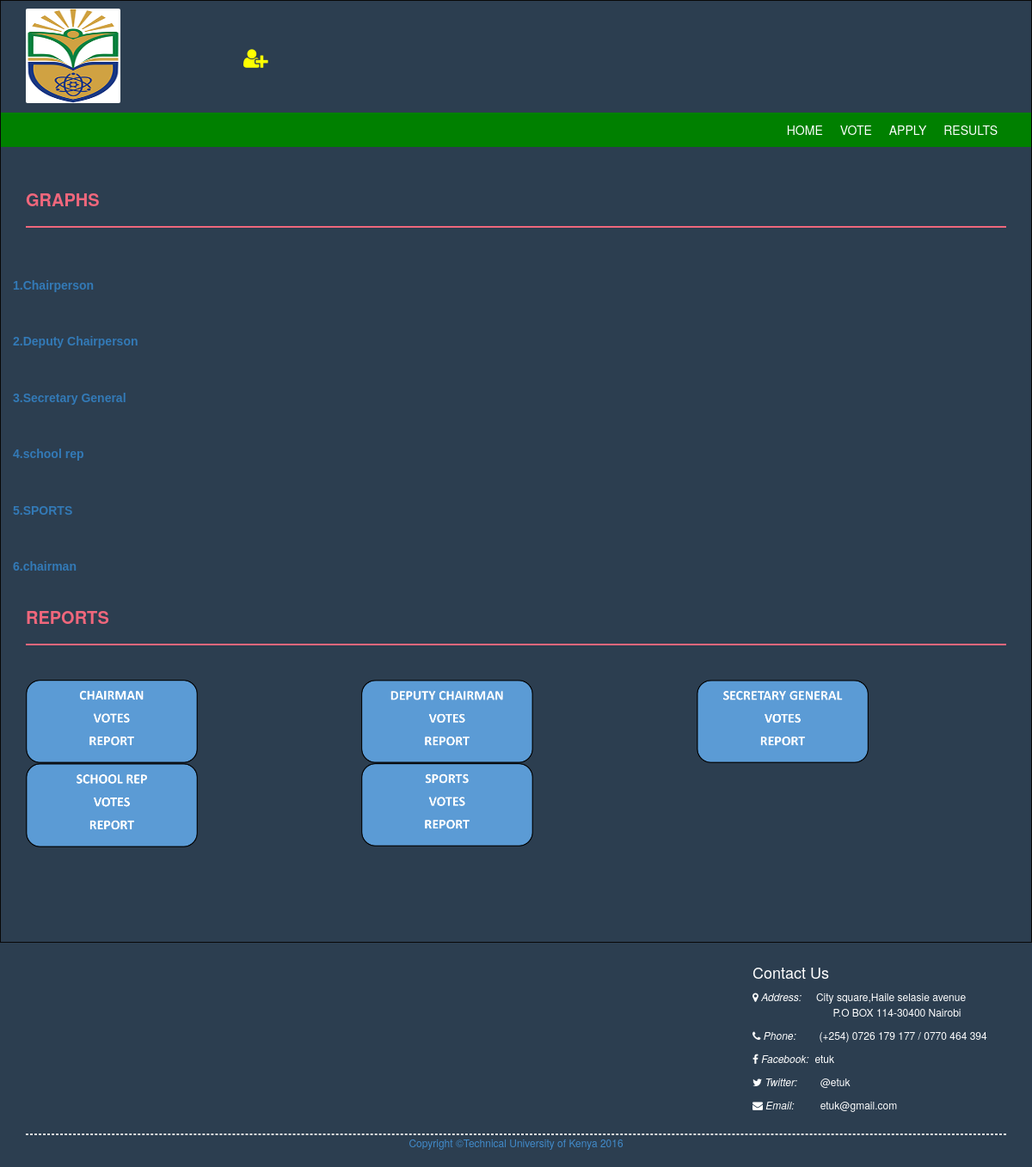
Screenshot of /reports.php (signed in) with the database file from the repository.
### tables this page shows
CREATE TABLE IF NOT EXISTS `posts` (
  `post_id` int(11) NOT NULL AUTO_INCREMENT,
  `post` varchar(70) NOT NULL,
  `class_` varchar(10) NOT NULL,
  PRIMARY KEY (`post_id`)
);

### reports.php (the view, shortened to what this page needs)
<?php
 include"assets/include/header.php";
 ?>
<section class="menu-section" xmlns="http://www.w3.org/1999/html">
        <div class="container">
            <div class="row">
                <div class="col-md-12">
                    <div class="navbar-collapse collapse ">
                    <?php
					 if($role == 0){
						 echo'
                        <ul id="menu-top" class="nav navbar-nav navbar-right">
                            <li><a href="index.php">Home</a></li>
                            <li><a href="election_set.php">election</a></li>
                            <li><a href="member.php">Members</a></li>
                            <li><a href="results.php">Results</a></li>
                            <li><a class="menu-top-active" href="reports.php">REPORTS</a></li>
                        </ul>';
					 }else if($role == 1){
						 echo'
						 <ul id="menu-top" class="nav navbar-nav navbar-right">
                            <li><a class="menu-top-active" href="index.php">Home</a></li>
                            <li><a href="vote.php">Vote</a></li>
                            <li><a href="apply.php">Apply</a></li>
                            <li><a href="results.php">Results</a></li>
                        </ul>';
					}
					?>
                    </div>
                </div>
            </div>
        </div>
    </section>
    <div class="content-wrapper">
        <div class="container">
             <div class="row">
                <div class="col-md-12">
                    <h4 class="page-head-line">GRAPHS</h4>
                </div>
            </div>
            <div class="row ">
               <?php
              $numb = 1;
               $sql = mysql_query("SELECT * from posts");
               while($na = mysql_fetch_array($sql)){
                   echo "<h1><span class='white'><a href='statistics.php?id=".$na['post_id']."'>".$numb.".".$na['post']."</a></span></h1><br>";
                   $numb ++;
               }
               ?>
            </div>
            <div class="row">
                <div class="col-md-12">
                    <h4 class="page-head-line">REPORTS</h4>
                </div>
            </div>
            <div class="row ">
                <div class="col-lg-4 col-md-4 col-sm-4 ">
                    <div class="portfolio-item wow rotateIn animated" data-wow-delay="0.4s">
                    <a href="printpdf.php">
                        <img src="img/chairman.png" width="200" height="200" class="img-responsive " alt="chairman" /></a>
                    </div>
                </div>
                 <div class="col-lg-4 col-md-4 col-sm-4 ">
                    <div class="portfolio-item wow rotateIn animated" data-wow-delay="0.4s">
                    <a href="printpdf2.php">
                        <img src="img/deputychair.png" width="200" height="200" class="img-responsive " alt="chairman" /></a>
                    </div>
                </div>
                 <div class="col-lg-4 col-md-4 col-sm-4 ">
                    <div class="portfolio-item wow rotateIn animated" data-wow-delay="0.4s">
                    <a href="printpdf3.php">
                        <img src="img/secgen.png" width="200" height="200" class="img-responsive " alt="chairman" /></a>
                    </div>
                </div>
                  <div class="col-lg-4 col-md-4 col-sm-4 ">
                    <div class="portfolio-item wow rotateIn animated" data-wow-delay="0.4s">
                    <a href="printpdf4.php">
                        <img src="img/schoolrep.png" width="200" height="200" class="img-responsive " alt="chairman" /></a>
                    </div>
                </div>
                  <div class="col-lg-4 col-md-4 col-sm-4 ">
                    <div class="portfolio-item wow rotateIn animated" data-wow-delay="0.4s">
                    <a href="printpdf5.php">
                        <img src="img/sports.png" width="200" height="200" class="img-responsive " alt="chairman" /></a>
                    </div>
                </div>
            </div>
            <div class="row " style="padding-top: 50px;">
            </div>
        </div>
    </div>
        </div>
	<?php include"assets/include/adminfooter.php";?>
    <link href="assets/css/font-awesome.min.css" rel="stylesheet" />
    <link href="assets/css/animate.css" rel="stylesheet" />
    <link href="assets/css/prettyPhoto.css" rel="stylesheet" />
</body>
</html>

### assets/css/style.css (style rules this page uses)
.content-wrapper { margin-top: 40px; min-height: 600px; padding-bottom: 60px; }
.page-head-line { font-weight: 900; padding-bottom: 20px; border-bottom: 2px solid #F0677C; text-transform: uppercase; color: #F0677C; font-size: 20px; margin-bottom: 40px; }
.menu-section { background-color: green; }
#menu-top a { color: #FFF; text-decoration: none; font-weight: 500; padding: 10px 10px 10px 10px; text-transform: uppercase; }
.menu-top-active { background-color: green; }

### reports.php (style rules this page uses)
.white { color:white; }
h1 { font-size: 1em; font-weight: bold; font-family: Arial, Helvetica, sans-serif; }

### rows the page displays
posts: post "Chairperson"
posts: post "Deputy Chairperson"
posts: post "Secretary General"
posts: post "school rep"
posts: post "SPORTS"
posts: post "chairman"
